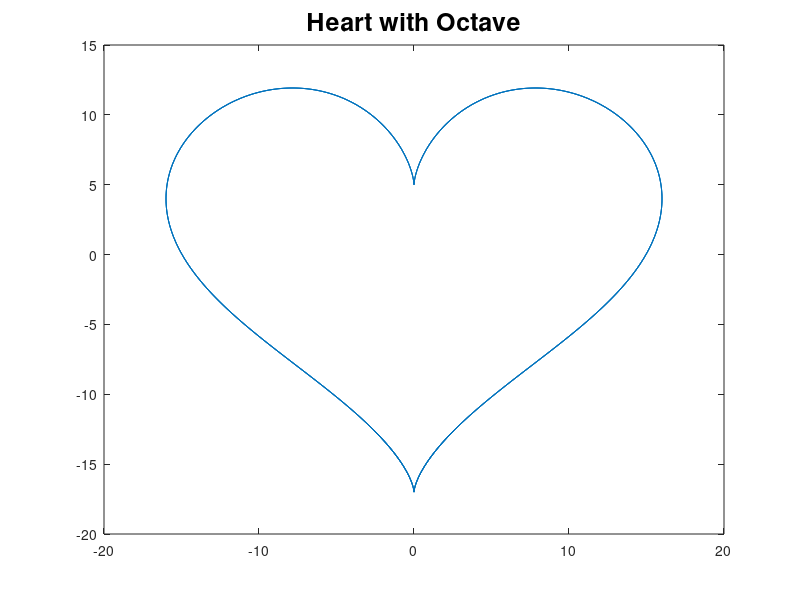

Here is the MATLAB script that generated this plot:
% http://datascience-enthusiast.com/Miscellaneous/Jupyter_R_Python_Julia_Octave.htmlt=-10:0.01:10;x=16*(power(sin(t),3));y=(13*cos(t))-(5*cos(2*t))-(2*cos(3*t))-(cos(4*t));plot(x,y)title("Heart with Octave", 'Color','k','fontsize',18)